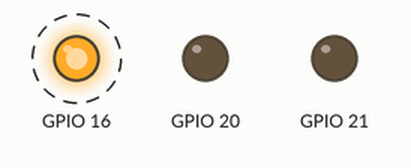
Bench run of a program on a simulated Raspberry Pi (BCM pin numbers). Shown: output pins drawn as LEDs (lit = HIGH). Dashed ring = blinking. What the program prints to the terminal is not drawn. At 3.0 s the program stops and its outputs stay as they are.

Above: at 0.2 s.
Timing chart, 0 to 3.0 s (numbered marks = the images above):
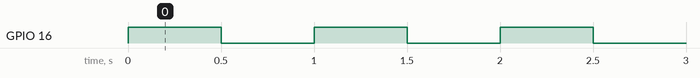

The program:

cleanUp.py
```python
import RPi.GPIO as GPIO
import time

GPIO.setwarnings(False)
GPIO.setmode(GPIO.BCM)

GPIO.setup(16,GPIO.OUT)
GPIO.setup(21,GPIO.OUT)
GPIO.setup(20,GPIO.OUT)

for i in range (0,3):
    GPIO.output(16, GPIO.HIGH)
    time.sleep(0.5)
    GPIO.output(16, GPIO.LOW)
    time.sleep(0.5)

GPIO.output(16, GPIO.LOW)
GPIO.output(20, GPIO.LOW)
GPIO.output(21, GPIO.LOW)

GPIO.cleanup()

print("CleanUP succesfull!")
```

Measured:
- by itself, GPIO 16: alternates HIGH for 0.50 s and LOW for 0.50 s, 6 changes in all, then stays LOW
